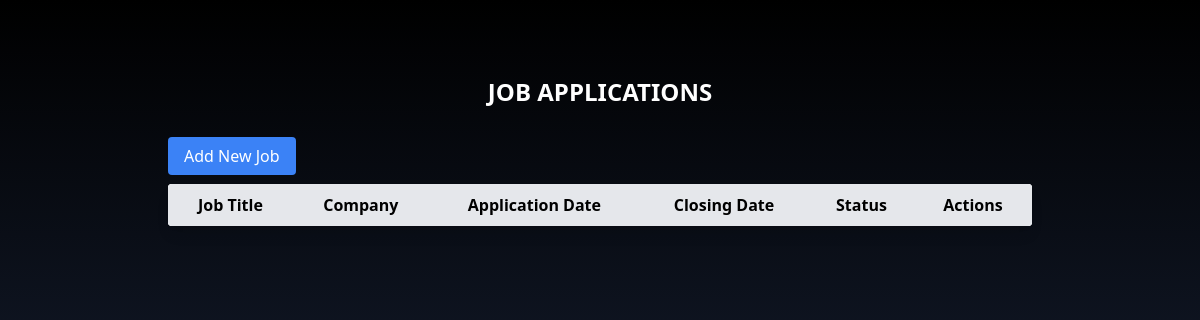
The app's page /, older data.
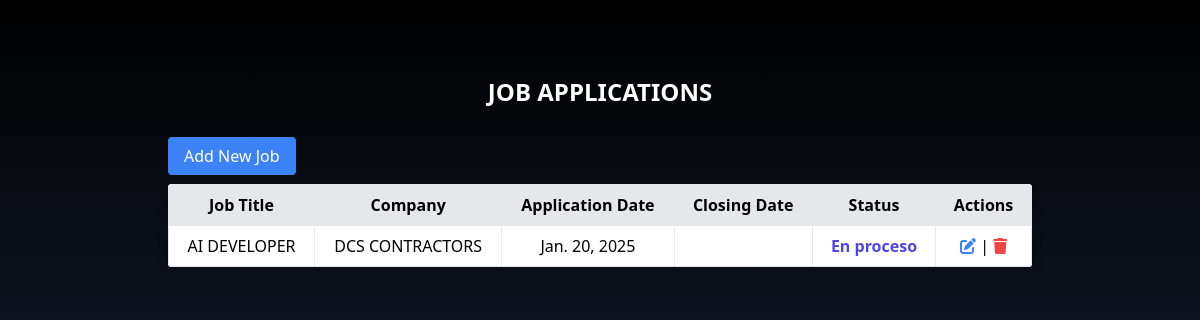
The same page, newer data.
### job_app/models.py (models this page shows, shortened)
class JobApplication(models.Model):
    STATUS_CHOICES = [
        ('sent', 'Enviado'),
        ('in_progress', 'En proceso'),
        ('completed', 'Finalizado'),
    ]
    job_title = models.CharField(max_length=255)
    company_name = models.CharField(max_length=255)
    requirements = models.TextField(blank=True, null=True)
    contact_name = models.CharField(max_length=255, blank=True, null=True)
    contact_phone = models.CharField(max_length=15, blank=True, null=True)
    application_date = models.DateField()
    closing_date = models.DateField(blank=True, null=True)
    notes = models.TextField(blank=True, null=True)
    status = models.CharField(
        max_length=20,
        choices=STATUS_CHOICES,
        default='sent'
    )  # Nuevo campo de estado

### job_app/views.py (the view)
# urls.py: 2. Add a URL to urlpatterns:  path('', views.home, name='home')
def home(request):
    jobs = JobApplication.objects.all().order_by('application_date')
    return render(request, 'home.html', {'jobs': jobs})

### job_app/templates/home.html (shortened to what this page needs)
{% extends "layout/_base.html" %}
{% block content %}
<div class="flex justify-center items-center w-full wallpaper">
    <div class="container mx-auto p-4 max-w-4xl">
        <h1 class="text-2xl font-bold mb-4 text-white text-center uppercase p-5">Job Applications</h1>
        <a href="{% url 'job_create' %}" class="bg-blue-500 text-white px-4 py-2 rounded hover:bg-blue-600 w-40 text-center">Add New Job</a>
        <div class="mt-4 bg-white rounded overflow-hidden shadow-lg">
            <div class="overflow-y-auto max-h-60">
                <table class="min-w-full bg-white">
                    <thead>
                        <tr>
                            <th class="border px-4 py-2 sticky top-0 bg-gray-200">Job Title</th>
                            <th class="border px-4 py-2 sticky top-0 bg-gray-200">Company</th>
                            <th class="border px-4 py-2 sticky top-0 bg-gray-200">Application Date</th>
                            <th class="border px-4 py-2 sticky top-0 bg-gray-200">Closing Date</th>
                            <th class="border px-4 py-2 sticky top-0 bg-gray-200">Status</th>
                            <th class="border px-4 py-2 sticky top-0 bg-gray-200">Actions</th>
                        </tr>
                    </thead>
                    <tbody>
                        {% for job in jobs %}
                        <tr class="text-center">
                            <td class="border px-4 py-2">{{ job.job_title }}</td>
                            <td class="border px-4 py-2">{{ job.company_name }}</td>
                            <td class="border px-4 py-2">{{ job.application_date }}</td>
                            <td class="border px-4 py-2">
                            </td>
                            <td class="border px-4 py-2">
                                {% if job.get_status_display == "Enviado" %}
                                <span class="text-green-500 font-bold">Enviado</span>
                                {% elif job.get_status_display == "En proceso" %}
                                <span class="text-indigo-600 font-bold">En proceso</span>
                                {% else %}
                                <span class="text-red-500 font-bold">Finalizado</span>
                                {% endif %}
                            </td>
                            <td class="border px-4 py-2">
                                <a href="{% url 'job_update' job.pk %}" class="text-blue-500"><i class="fa-solid fa-pen-to-square"></i></a> |
                                <a href="#" onclick="openDeleteModal({{ job.id }}, '{{ job.job_title }}')" class="text-red-500"><i class="fa-solid fa-trash"></i></a>
                            </td>
                        </tr>
                        {% endfor %}
                    </tbody>
                </table>
            </div>
        </div>
    </div>
</div>
{% endblock content %}

Row changes from the older to the newer data that the page shows:
added JobApplication: job_title "AI DEVELOPER", company_name "DCS CONTRACTORS", application_date "Jan. 20, 2025", status "En proceso"
